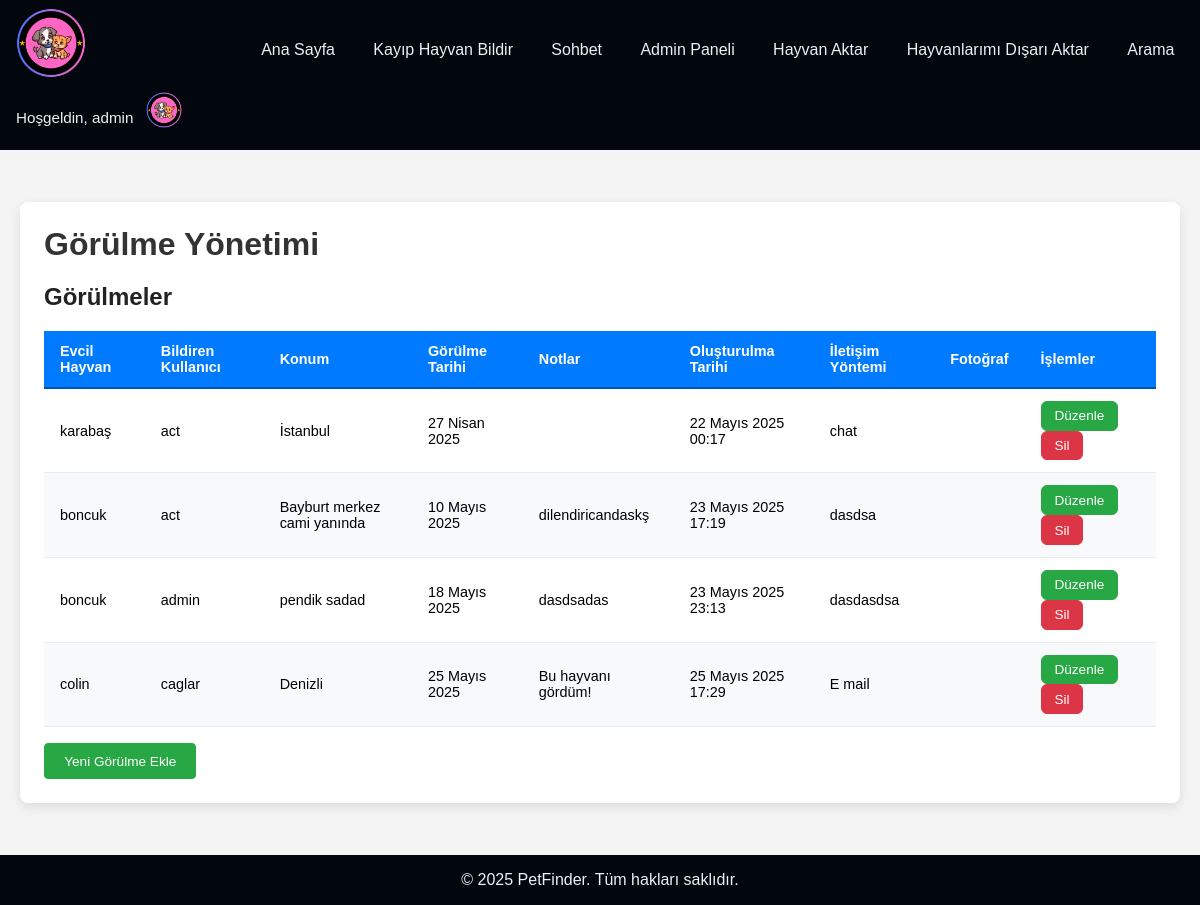
Screenshot of /mainpage/admin/sightings/ (signed in) with the database file from the repository.
### accounts/models.py (models this page shows, shortened)
class UserProfile(models.Model):
    user = models.OneToOneField(User, on_delete=models.CASCADE, related_name='profile')
    profile_picture = models.ImageField(upload_to='profile_pics/', blank=True)
    contact_number = models.CharField(max_length=20, blank=True)

### mainpage/models.py (models this page shows, shortened)
class PetSighting(models.Model):
    pet = models.ForeignKey(Pet, on_delete=models.CASCADE, related_name='sightings')
    user = models.ForeignKey(User, on_delete=models.SET_NULL, null=True, blank=True)
    location = models.CharField(max_length=255)
    date_seen = models.DateField()
    notes = models.TextField(blank=True)
    created_at = models.DateTimeField(auto_now_add=True)
    contact_method = models.CharField(max_length=255, blank=True)
    photo = models.ImageField(upload_to='sightings/', blank=True, null=True)

class Pet(models.Model):
    ANIMAL_TYPES = [('Dog', 'Köpek'), ('Cat', 'Kedi'), ('Bird', 'Kuş'), ('Other', 'Diğer')]
    GENDERS = [('Male', 'Erkek'), ('Female', 'Dişi')]
    STATUS_CHOICES = [('Lost', 'Kayıp'), ('Found', 'Bulundu'), ('Returned', 'Teslim Edildi')]
    name = models.CharField(max_length=100, verbose_name="İsim")
    species = models.CharField(max_length=20, choices=ANIMAL_TYPES, verbose_name="Tür")
    breed = models.CharField(max_length=100, blank=True, verbose_name="Irk")
    age = models.PositiveIntegerField(verbose_name="Yaş")
    gender = models.CharField(max_length=10, choices=GENDERS, verbose_name="Cinsiyet")
    description = models.TextField(blank=True, verbose_name="Açıklama")
    last_seen_location = models.CharField(max_length=255, verbose_name="Son Görülme Yeri")
    last_seen_date = models.DateField(default=datetime.date(2025, 1, 1), verbose_name="Son Görülme Tarihi")
    image = models.ImageField(upload_to='pet_images/', blank=True, null=True, verbose_name="Resim")
    status = models.CharField(max_length=20, choices=STATUS_CHOICES, default='Lost', verbose_name="Durum")
    owner = models.ForeignKey(User, on_delete=models.CASCADE)
    date_reported = models.DateTimeField(auto_now_add=True, verbose_name="Bildirim Tarihi")
    tags = models.ManyToManyField("Tag", blank=True, verbose_name="Etiketler")

### mainpage/views.py (the view)
# urls.py: path('admin/sightings/', views.admin_sighting_management, name='admin_sighting_management'),
@staff_member_required
def admin_sighting_management(request):
    sightings = PetSighting.objects.all()
    form = AdminPetSightingForm()
    return render(request, 'admin/sighting_management.html', {'sightings': sightings, 'form': form})

### mainpage/context_processors.py (called while the page is built)
def user_profile(request):
    if request.user.is_authenticated:
        try:
            profile = UserProfile.objects.get(user=request.user)
        except UserProfile.DoesNotExist:
            profile = None
    else:
        profile = None
    return {'user_profile': profile}

### mainpage/templates/admin/sighting_management.html (shortened to what this page needs)
{% extends 'mainpage/base.html' %}
{% load static %}
{% block extra_css %}
    <link rel="stylesheet" href="{% static 'mainpage/admin_pet_list.css' %}">
{% endblock %}
{% block content %}
    <div class="admin-pet-list-container">
        <h1>Görülme Yönetimi</h1>
        <h2>Görülmeler</h2>
        <table>
            <thead>
                <tr>
                    <th>Evcil Hayvan</th>
                    <th>Bildiren Kullanıcı</th>
                    <th>Konum</th>
                    <th>Görülme Tarihi</th>
                    <th>Notlar</th>
                    <th>Oluşturulma Tarihi</th>
                    <th>İletişim Yöntemi</th>
                    <th>Fotoğraf</th>
                    <th>İşlemler</th>
                </tr>
            </thead>
            <tbody>
                {% for sighting in sightings %}
                    <tr>
                        <td>{{ sighting.pet.name }}</td>
                        <td>{{ sighting.user.username|default:"Anonim" }}</td>
                        <td>{{ sighting.location }}</td>
                        <td>{{ sighting.date_seen }}</td>
                        <td>{{ sighting.notes }}</td>
                        <td>{{ sighting.created_at }}</td>
                        <td>{{ sighting.contact_method }}</td>
                        <td>
                        </td>
                        <td>
                            <a class="bt green" href="{% url 'mainpage:admin_sighting_edit' sighting.pk %}">Düzenle</a>
                            <a class="bt red" href="{% url 'mainpage:admin_sighting_delete' sighting.pk %}">Sil</a>
                        </td>
                    </tr>
                {% empty %}
                    <tr><td colspan="9">Kayıtlı görülme bulunmuyor.</td></tr>
                {% endfor %}
            </tbody>
        </table>
        <div class="actions">
            <a href="{% url 'mainpage:admin_sighting_add' %}" class="bt green">Yeni Görülme Ekle</a>
        </div>
    </div>
{% endblock %}

### mainpage/templates/mainpage/base.html (shortened to what this page needs)
{% load static %}
<!DOCTYPE html>
<html lang="en">
<head>
    <link rel="stylesheet" href="{% static 'mainpage/style.css' %}">
     {% block extra_css %}{% endblock %}
    <link href="https://cdn.jsdelivr.net/npm/select2@4.1.0-rc.0/dist/css/select2.min.css" rel="stylesheet" />
</head>
<body>
<nav class="navbar">
    <div class="navbar__logo">
      <a href="{% url 'mainpage:pet_list' %}">
        <img src="{% static 'mainpage/logo.png' %}" alt="PetFinder Logo">
      </a>
    </div>
    <div class="navbar__links">
      <a href="{% url 'mainpage:pet_list' %}">Ana Sayfa</a>
      <a href="{% url 'mainpage:pet_report' %}">Kayıp Hayvan Bildir</a>
      <a href="{% url 'mainpage:chat_list' %}">Sohbet</a>
      {% if user.is_staff %}
        <a href="{% url 'mainpage:admin_views' %}">Admin Paneli</a>
      {% endif %}
      <a href="{% url 'mainpage:import_pets' %}">Hayvan Aktar</a>
      <a href="{% url 'mainpage:export_pets' %}">Hayvanlarımı Dışarı Aktar</a>
      <a href="{% url 'mainpage:pet_search' %}">Arama</a>
    </div>
    <div class="navbar__user">
      {% if user.is_authenticated %}
        <span class="navbar__greeting">Hoşgeldin, {{ user.username }}</span>
        <div class="profile-dropdown">
          <div class="profile-toggle">
            {% if user_profile.profile_picture %}
              <img
                class="navbar__avatar"
                src="{{ user_profile.profile_picture.url }}"
                alt="Profil Resmi"
              >
            {% else %}
              <img
                class="navbar__avatar"
                src="{% static 'mainpage/default_profile.jpg' %}"
                alt="Profil Resmi"
              >
            {% endif %}
          </div>
        </div>
      {% else %}
      <div class="navbar__links">
        <a href="{% url 'accounts:login' %}">Giriş</a>
        <a href="{% url 'accounts:register' %}">Kayıt Ol</a>
      </div>
      {% endif %}
    </div>
  </nav>
   <div class="content">
    {% block content %}{% endblock %}
  </div>
  <footer class="footer">
    <div class="copyright">
      © 2025 PetFinder. Tüm hakları saklıdır.
    </div>
  </footer>
</body>
</html>

### mainpage/static/mainpage/style.css (style rules this page uses)
html, body { margin: 0; padding: 0; height: 100%; }
body { font-family: Arial, sans-serif; margin: 0; padding: 0; background-color: #f4f4f4; display: flex; flex-direction: column; }
.navbar { display: flex; justify-content: space-between; align-items: center; background-color: #01070c; padding: 0.5rem 1rem; flex-wrap: wrap; }
.navbar__logo img { height: 70px; }
.navbar__links { display: flex; gap: 1.2rem; }
.navbar__links a { color: #ecf0f1; text-decoration: none; font-weight: 500; padding: 0.4rem 0.6rem; border-radius: 4px; transition: background 0.2s; }
.navbar__user { display: flex; align-items: center; gap: 0.8rem; }
.navbar__greeting { color: #ecf0f1; font-size: 0.95rem; }
.navbar__avatar { width: 36px; height: 36px; border-radius: 50%; cursor: pointer; }
.profile-dropdown { position: relative; }
.content { flex: 1; padding: 20px; }
h1, h2, h3 { color: #222; }
img { max-width: 300px; margin-bottom: 10px; }
button, .bt { background-color: #333; color: #fff; padding: 8px 12px; border: none; border-radius: 6px; cursor: pointer; text-decoration: none; display: inline-block; transition: background 0.2s; }
.bt.green, .green { background-color: #28a745; }
.bt.red, .red { background-color: #dc3545; }
.footer { background: #01070c; color: #ecf0f1; text-align: center; padding: 1rem 0; }

### mainpage/static/mainpage/admin_pet_list.css (style rules this page uses)
.admin-pet-list-container { max-width: 1200px; margin: 2rem auto; background-color: #ffffff; padding: 1.5rem; border-radius: 8px; box-shadow: 0 4px 12px rgba(0,0,0,0.1); overflow-x: auto; }
.admin-pet-list-container h1, .admin-pet-list-container h3 { margin: 0 0 1rem; color: #333; }
.admin-pet-list-container table { width: 100%; border-collapse: separate; border-spacing: 0; font-size: 0.9rem; }
.admin-pet-list-container thead { background-color: #007bff; color: #fff; }
.admin-pet-list-container th { padding: 0.75rem 1rem; text-align: left; font-weight: 600; border-bottom: 2px solid #0056b3; }
.admin-pet-list-container td { padding: 0.75rem 1rem; border-bottom: 1px solid #e9ecef; vertical-align: middle; }
.admin-pet-list-container tbody tr:nth-child(even) { background-color: #f8f9fa; }
.admin-pet-list-container a.bt { padding: 0.4rem 0.8rem; font-size: 0.85rem; }
.admin-pet-list-container a.bt.green { background-color: #28a745; border: 1px solid #28a745; color: #fff; }
.admin-pet-list-container a.bt.red { background-color: #dc3545; border: 1px solid #dc3545; color: #fff; }
.admin-pet-list-container .actions a { display: inline-block; margin-top: 1rem; background-color: #007bff; border: 1px solid #007bff; color: #fff; padding: 0.6rem 1.2rem; border-radius: 4px; text-decoration: none; transition: background-color 0.2s; }

### rows the page displays
UserProfile: profile_picture (picture)
PetSighting: pet.name "karabaş", user.username "act", location "İstanbul", date_seen "27 Nisan 2025", created_at "22 Mayıs 2025 00:17", contact_method "chat"
PetSighting: pet.name "boncuk", user.username "act", location "Bayburt merkez cami yanında", date_seen "10 Mayıs 2025", notes "dilendiricandaskş", created_at "23 Mayıs 2025 17:19", contact_method "dasdsa"
PetSighting: pet.name "boncuk", user.username "admin", location "pendik sadad", date_seen "18 Mayıs 2025", notes "dasdsadas", created_at "23 Mayıs 2025 23:13", contact_method "dasdasdsa"
PetSighting: pet.name "colin", user.username "caglar", location "Denizli", date_seen "25 Mayıs 2025", notes "Bu hayvanı gördüm!", created_at "25 Mayıs 2025 17:29", contact_method "E mail"

### other values shown
{{ user.username }} "admin"
